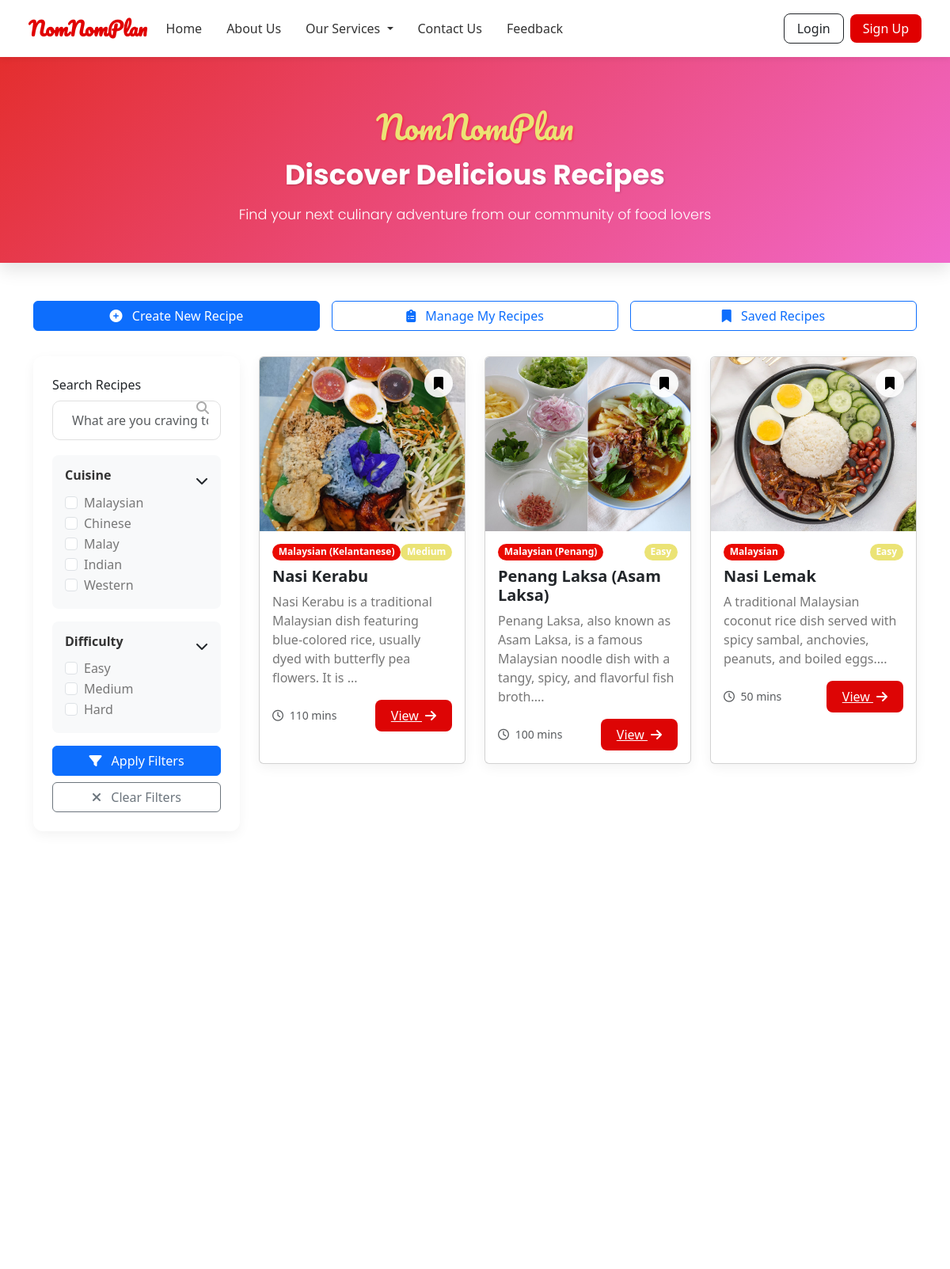
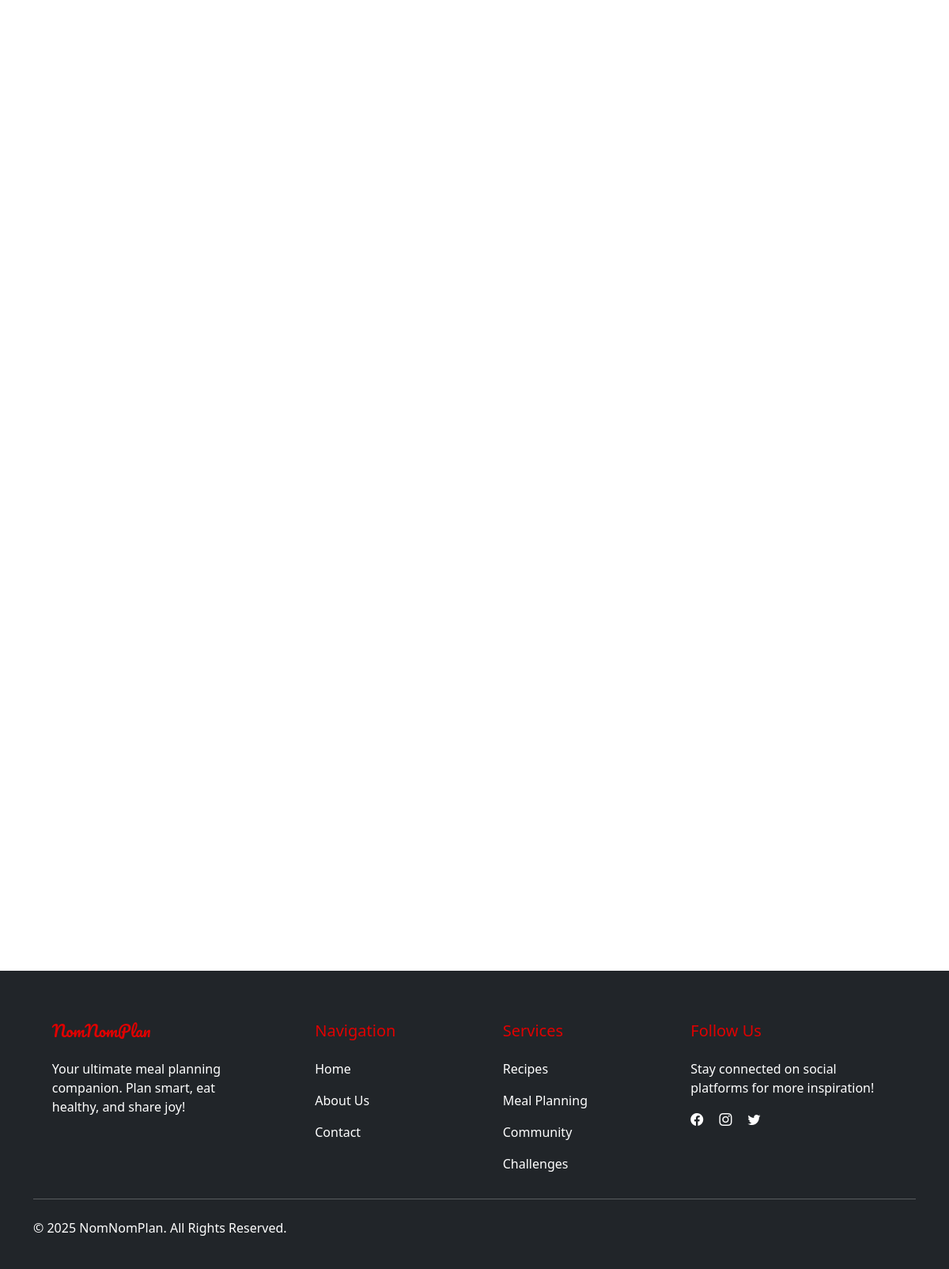
/recipe-modules/list-recipes.php, run on the app's committed database (2 pictures, top to bottom).
### tables this page shows
CREATE TABLE `recipes` (
  `id` int(11) NOT NULL,
  `title` varchar(255) NOT NULL,
  `description` text DEFAULT NULL,
  `ingredients` longtext DEFAULT NULL,
  `steps` longtext DEFAULT NULL,
  `cuisine` varchar(100) DEFAULT NULL,
  `prep_time` int(11) DEFAULT NULL,
  `cook_time` int(11) DEFAULT NULL,
  `total_time` int(11) DEFAULT NULL,
  `difficulty` enum('easy','medium','hard') DEFAULT NULL,
  `nutrition` longtext DEFAULT NULL,
  `status` enum('draft','pending','approved','rejected') DEFAULT 'pending',
  `is_public` tinyint(1) DEFAULT 1,
  `view_count` int(11) DEFAULT 0,
  `created_by` int(11) DEFAULT NULL,
  `created_at` timestamp NOT NULL DEFAULT current_timestamp(),
  `updated_at` timestamp NOT NULL DEFAULT current_timestamp() ON UPDATE current_timestamp(),
  `admin_note` text DEFAULT NULL,
  `image_url` varchar(255) DEFAULT NULL,
  `cooking_time` int(11) DEFAULT NULL,
  `difficulty_level` enum('easy','medium','hard') DEFAULT NULL
);

CREATE TABLE `recipe_images` (
  `id` int(11) NOT NULL,
  `recipe_id` int(11) DEFAULT NULL,
  `image_url` text DEFAULT NULL
);

### recipe-modules/list-recipes.php (the view, shortened to what this page needs)
<?php
require_once '../includes/db.php';
$search = $_GET['search'] ?? '';
$cuisine = isset($_GET['cuisine']) ? (array)$_GET['cuisine'] : [];
$difficulty = isset($_GET['difficulty']) ? (array)$_GET['difficulty'] : [];
$query = "SELECT r.*,
          (SELECT COUNT(*) FROM saved_recipes sr WHERE sr.recipe_id = r.id AND sr.user_id = ?) as is_saved
          FROM recipes r
          WHERE r.is_public = 1 AND r.status = 'approved'";
$params = [$_SESSION['user_id'] ?? 0];
$stmt = $conn->prepare($query);
if ($params) {
    $types = str_repeat("s", count($params));
    $stmt->bind_param($types, ...$params);
}
$stmt->execute();
$recipes = $stmt->get_result();
?>
<!DOCTYPE html>
<html lang="en">
<head>
  <link href="https://cdn.jsdelivr.net/npm/bootstrap@5.3.2/dist/css/bootstrap.min.css" rel="stylesheet">
  <link rel="stylesheet" href="https://cdnjs.cloudflare.com/ajax/libs/font-awesome/6.4.0/css/all.min.css">
</head>
<body>
<?php include '../navbar.php'; ?>
<div class="hero-section">
  <div class="container text-center">
    <h1 class="logo mb-3">NomNomPlan</h1>
    <h2 class="hero-title">Discover Delicious Recipes</h2>
    <p class="hero-subtitle">Find your next culinary adventure from our community of food lovers</p>
  </div>
</div>
<div class="container mb-5">
  <div class="action-buttons">
    <a href="add-recipe.php" class="btn btn-primary">
      <i class="fas fa-plus-circle me-2"></i> Create New Recipe
    </a>
    <a href="recipe-management.php" class="btn btn-outline-primary">
      <i class="fas fa-clipboard-list me-2"></i> Manage My Recipes
    </a>
    <a href="saved-recipes.php" class="btn btn-outline-primary">
      <i class="fas fa-bookmark me-2"></i> Saved Recipes
    </a>
  </div>
  <div class="row">
    <div class="col-lg-3 mb-4">
      <form method="GET" class="filter-bar">
        <div class="search-container mb-3">
          <label for="search" class="form-label">Search Recipes</label>
          <input type="text" name="search" class="form-control ps-4" placeholder="What are you craving today?" value="<?= htmlspecialchars($search) ?>">
          <i class="fas fa-search search-icon"></i>
        </div>
        <div class="filter-section">
          <div class="filter-header" data-bs-toggle="collapse" data-bs-target="#cuisineFilter" aria-expanded="true">
            <h5>Cuisine</h5>
          </div>
          <div class="collapse show" id="cuisineFilter">
            <div class="form-check">
              <input class="form-check-input" type="checkbox" name="cuisine[]" value="Malaysian" id="cuisineMalaysian" <?= in_array('Malaysian', $cuisine) ? 'checked' : '' ?>>
              <label class="form-check-label" for="cuisineMalaysian">Malaysian</label>
            </div>
            <div class="form-check">
              <input class="form-check-input" type="checkbox" name="cuisine[]" value="Chinese" id="cuisineChinese" <?= in_array('Chinese', $cuisine) ? 'checked' : '' ?>>
              <label class="form-check-label" for="cuisineChinese">Chinese</label>
            </div>
            <div class="form-check">
              <input class="form-check-input" type="checkbox" name="cuisine[]" value="Malay" id="cuisineMalay" <?= in_array('Malay', $cuisine) ? 'checked' : '' ?>>
              <label class="form-check-label" for="cuisineMalay">Malay</label>
            </div>
            <div class="form-check">
              <input class="form-check-input" type="checkbox" name="cuisine[]" value="Indian" id="cuisineIndian" <?= in_array('Indian', $cuisine) ? 'checked' : '' ?>>
              <label class="form-check-label" for="cuisineIndian">Indian</label>
            </div>
            <div class="form-check">
              <input class="form-check-input" type="checkbox" name="cuisine[]" value="Western" id="cuisineWestern" <?= in_array('Western', $cuisine) ? 'checked' : '' ?>>
              <label class="form-check-label" for="cuisineWestern">Western</label>
            </div>
          </div>
        </div>
        <div class="filter-section">
          <div class="filter-header" data-bs-toggle="collapse" data-bs-target="#difficultyFilter" aria-expanded="true">
            <h5>Difficulty</h5>
          </div>
          <div class="collapse show" id="difficultyFilter">
            <div class="form-check">
              <input class="form-check-input" type="checkbox" name="difficulty[]" value="easy" id="difficultyEasy" <?= in_array('easy', $difficulty) ? 'checked' : '' ?>>
              <label class="form-check-label" for="difficultyEasy">Easy</label>
            </div>
            <div class="form-check">
              <input class="form-check-input" type="checkbox" name="difficulty[]" value="medium" id="difficultyMedium" <?= in_array('medium', $difficulty) ? 'checked' : '' ?>>
              <label class="form-check-label" for="difficultyMedium">Medium</label>
            </div>
            <div class="form-check">
              <input class="form-check-input" type="checkbox" name="difficulty[]" value="hard" id="difficultyHard" <?= in_array('hard', $difficulty) ? 'checked' : '' ?>>
              <label class="form-check-label" for="difficultyHard">Hard</label>
            </div>
          </div>
        </div>
        <div class="d-grid gap-2">
          <button type="submit" class="btn btn-primary">
            <i class="fas fa-filter me-2"></i> Apply Filters
          </button>
          <a href="?" class="btn btn-outline-secondary">
            <i class="fas fa-times me-2"></i> Clear Filters
          </a>
        </div>
      </form>
    </div>
    <div class="col-lg-9">
      <div class="row row-cols-1 row-cols-md-2 row-cols-lg-3 g-4">
        <?php if ($recipes->num_rows > 0): ?>
          <?php while ($recipe = $recipes->fetch_assoc()): ?>
            <div class="col">
              <div class="recipe-card card h-100">
                <?php
                  $imgStmt = $conn->prepare("SELECT image_url FROM recipe_images WHERE recipe_id = ? LIMIT 1");
                  $imgStmt->bind_param("i", $recipe['id']);
                  $imgStmt->execute();
                  $imgResult = $imgStmt->get_result()->fetch_assoc();
                  $imageUrl = $imgResult && !empty($imgResult['image_url'])
                    ? '/MEAL-PLANNER-APP/' . ltrim($imgResult['image_url'], '/')
                    : '/MEAL-PLANNER-APP/assets/no-image.jpg';
                ?>
                <img src="<?= $imageUrl ?>" class="card-img-top" alt="<?= htmlspecialchars($recipe['title']) ?>">
                <button class="save-recipe-btn <?= $recipe['is_saved'] ? 'saved' : '' ?>"
                        data-recipe-id="<?= $recipe['id'] ?>"
                        title="<?= $recipe['is_saved'] ? 'Remove from saved' : 'Save recipe' ?>">
                  <i class="fas fa-bookmark"></i>
                </button>
                <div class="card-body">
                  <div class="d-flex justify-content-between align-items-start mb-2">
                    <span class="badge badge-cuisine rounded-pill"><?= htmlspecialchars($recipe['cuisine']) ?></span>
                    <span class="badge badge-difficulty rounded-pill"><?= ucfirst($recipe['difficulty']) ?></span>
                  </div>
                  <h5 class="card-title"><?= htmlspecialchars($recipe['title']) ?></h5>
                  <p class="card-text"><?= htmlspecialchars(substr($recipe['description'], 0, 120)) ?>...</p>
                  <div class="d-flex justify-content-between align-items-center mt-auto">
                    <small class="text-muted"><i class="far fa-clock me-1"></i> <?= $recipe['prep_time'] + $recipe['cook_time'] ?> mins</small>
                    <a href="view-recipe.php?id=<?= $recipe['id'] ?>" class="view-btn">
                      View <i class="fas fa-arrow-right ms-1"></i>
                    </a>
                  </div>
                </div>
              </div>
            </div>
          <?php endwhile; ?>
        <?php endif; ?>
      </div>
    </div>
  </div>
</div>
<?php include '../includes/footer.php'; ?>
</body>
</html>

### recipe-modules/list-recipes.php (style rules this page uses)
:root { --primary-color: rgb(235, 227, 117); --secondary-color: #ea0a02; --dark-color: #fef9f9; --light-color: #f30a0a; --accent-color: #dd0505; --card-bg: #ffffff; --text-dark: #333; --text-light: #777; }
body { font-family: 'Poppins', sans-serif; background-color: #f8f9fa; color: var(--text-dark); }
.logo { font-family: 'Pacifico', cursive; font-size: 2.5rem; color: var(--primary-color); text-shadow: 1px 1px 3px rgba(253, 0, 0, 0.5); }
.hero-section { background: linear-gradient(135deg, rgb(228, 46, 46) 0%, rgba(241, 103, 202, 0.99) 100%); padding: 4rem 0 3rem; border-radius: 0 0 0px 0px; margin-bottom: 3rem; box-shadow: 0 10px 20px rgba(0,0,0,0.1); }
.hero-title { font-family: 'Poppins', sans-serif; font-weight: 700; font-size: 2.2rem; color: white; margin-bottom: 1rem; text-shadow: 1px 1px 3px rgba(0,0,0,0.2); }
.hero-subtitle { font-family: 'Poppins', sans-serif; font-weight: 300; font-size: 1.1rem; color: white; max-width: 700px; margin: 0 auto; }
.filter-bar { background: white; padding: 1.5rem; border-radius: 12px; box-shadow: 0 5px 15px rgba(0,0,0,0.05); margin-bottom: 2rem; }
.form-control, .form-select { border-radius: 8px; padding: 0.75rem 1rem; border: 1px solid #e0e0e0; transition: all 0.3s; }
.btn-primary { background-color: var(--accent-color); border-color: var(--accent-color); padding: 0.75rem 1.5rem; border-radius: 8px; font-weight: 500; transition: all 0.3s; }
.btn-outline-primary { color: var(--accent-color); border-color: var(--accent-color); }
.recipe-card { border: none; border-radius: 12px; overflow: hidden; transition: all 0.3s ease; height: 100%; box-shadow: 0 5px 15px rgba(0,0,0,0.05); background: var(--card-bg); position: relative; }
.card-img-top { height: 220px; object-fit: cover; transition: transform 0.5s ease; }
.card-title { font-weight: 600; color: var(--text-dark); margin-bottom: 0.75rem; }
.card-text { color: var(--text-light); margin-bottom: 1rem; }
.badge-cuisine { background-color: var(--secondary-color); color: white; font-weight: 500; }
.badge-difficulty { background-color: var(--primary-color); color: var(--accent-color); font-weight: 500; }
.view-btn { background-color: var(--accent-color); color: white; border: none; border-radius: 8px; padding: 0.5rem 1.25rem; font-weight: 500; transition: all 0.3s; }
.search-icon { position: absolute; right: 15px; top: 50%; transform: translateY(-50%); color: #aaa; }
.search-container { position: relative; }
.action-buttons { display: flex; gap: 15px; margin-bottom: 2rem; flex-wrap: wrap; }
.action-buttons .btn { flex: 1; min-width: 200px; }
.save-recipe-btn { position: absolute; top: 15px; right: 15px; background: rgba(255, 255, 255, 0.9); border: none; width: 36px; height: 36px; border-radius: 50%; display: flex; align-items: center; justify-content: center; cursor: pointer; transition: all 0.3s; z-index: 2; }
.filter-section { background: #f8f9fa; padding: 1rem; border-radius: 8px; margin-bottom: 1rem; }
.filter-section h5 { font-size: 1rem; font-weight: 600; margin-bottom: 0.75rem; color: var(--text-dark); }
.form-check-label { color: var(--text-light); cursor: pointer; }
.filter-header { cursor: pointer; display: flex; justify-content: space-between; align-items: center; }
.filter-header::after { content: '\f078'; font-family: 'Font Awesome 6 Free'; font-weight: 900; transition: transform 0.3s; }

### navbar.php (style rules this page uses)
:root { --primary: #e00000; --secondary: rgb(238, 140, 140); }
.form-control { padding: 12px 15px; border-radius: 10px; border: 1px solid #e0e0e0; margin-bottom: 1.2rem; }

### data on the page
recipes: recipe_images.image_url (picture), cuisine "Malaysian (Kelantanese)", difficulty "Medium", title "Nasi Kerabu", description "Nasi Kerabu is a traditional Malaysian dish featuring blue-colored rice, usually dyed with butterfly pea flowers. It is", $recipe['prep_time'] + $recipe['cook_time'] "110"
recipes: recipe_images.image_url (picture), cuisine "Malaysian (Penang)", difficulty "Easy", title "Penang Laksa (Asam Laksa)", description "Penang Laksa, also known as Asam Laksa, is a famous Malaysian noodle dish with a tangy, spicy, and flavorful fish broth.", $recipe['prep_time'] + $recipe['cook_time'] "100"
recipes: recipe_images.image_url (picture), cuisine "Malaysian", difficulty "Easy", title "Nasi Lemak", description "A traditional Malaysian coconut rice dish served with spicy sambal, anchovies, peanuts, and boiled eggs.", $recipe['prep_time'] + $recipe['cook_time'] "50"
